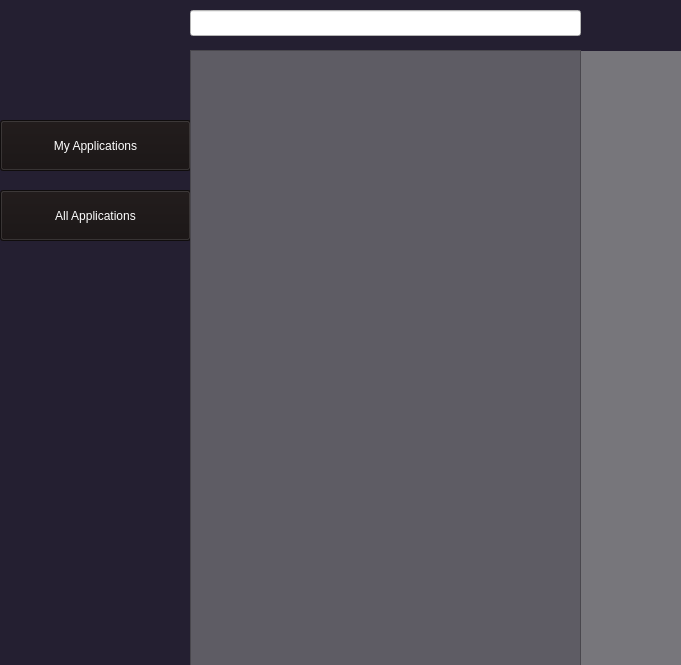
<?xml version="1.0" encoding="UTF-8"?>
<ui version="4.0">
 <class>window</class>
 <widget class="QWidget" name="window">
  <property name="geometry">
   <rect>
    <x>0</x>
    <y>0</y>
    <width>681</width>
    <height>665</height>
   </rect>
  </property>
  <property name="windowTitle">
   <string>window</string>
  </property>
  <property name="styleSheet">
   <string notr="true">background-color: rgb(119, 118, 123);</string>
  </property>
  <widget class="QWidget" name="TopBar" native="true">
   <property name="geometry">
    <rect>
     <x>0</x>
     <y>0</y>
     <width>681</width>
     <height>51</height>
    </rect>
   </property>
   <property name="styleSheet">
    <string notr="true">background-color: rgb(36, 31, 49);</string>
   </property>
   <widget class="QLineEdit" name="search">
    <property name="geometry">
     <rect>
      <x>190</x>
      <y>10</y>
      <width>391</width>
      <height>26</height>
     </rect>
    </property>
    <property name="styleSheet">
     <string notr="true">background-color: rgb(255, 255, 255);
color: rgb(0, 0, 0);</string>
    </property>
   </widget>
  </widget>
  <widget class="QWidget" name="SideBar" native="true">
   <property name="geometry">
    <rect>
     <x>0</x>
     <y>50</y>
     <width>191</width>
     <height>621</height>
    </rect>
   </property>
   <property name="styleSheet">
    <string notr="true">background-color: rgb(36, 31, 49);</string>
   </property>
   <widget class="QPushButton" name="MyAppsButton">
    <property name="enabled">
     <bool>true</bool>
    </property>
    <property name="geometry">
     <rect>
      <x>0</x>
      <y>70</y>
      <width>191</width>
      <height>51</height>
     </rect>
    </property>
    <property name="palette">
     <palette>
      <active>
       <colorrole role="WindowText">
        <brush brushstyle="SolidPattern">
         <color alpha="255">
          <red>255</red>
          <green>255</green>
          <blue>255</blue>
         </color>
        </brush>
       </colorrole>
       <colorrole role="Button">
        <brush brushstyle="SolidPattern">
         <color alpha="255">
          <red>23</red>
          <green>18</green>
          <blue>18</blue>
         </color>
        </brush>
       </colorrole>
       <colorrole role="Text">
        <brush brushstyle="SolidPattern">
         <color alpha="255">
          <red>255</red>
          <green>255</green>
          <blue>255</blue>
         </color>
        </brush>
       </colorrole>
       <colorrole role="ButtonText">
        <brush brushstyle="SolidPattern">
         <color alpha="255">
          <red>255</red>
          <green>255</green>
          <blue>255</blue>
         </color>
        </brush>
       </colorrole>
       <colorrole role="Base">
        <brush brushstyle="SolidPattern">
         <color alpha="255">
          <red>23</red>
          <green>18</green>
          <blue>18</blue>
         </color>
        </brush>
       </colorrole>
       <colorrole role="Window">
        <brush brushstyle="SolidPattern">
         <color alpha="255">
          <red>23</red>
          <green>18</green>
          <blue>18</blue>
         </color>
        </brush>
       </colorrole>
       <colorrole role="PlaceholderText">
        <brush brushstyle="SolidPattern">
         <color alpha="255">
          <red>255</red>
          <green>255</green>
          <blue>255</blue>
         </color>
        </brush>
       </colorrole>
      </active>
      <inactive>
       <colorrole role="WindowText">
        <brush brushstyle="SolidPattern">
         <color alpha="255">
          <red>255</red>
          <green>255</green>
          <blue>255</blue>
         </color>
        </brush>
       </colorrole>
       <colorrole role="Button">
        <brush brushstyle="SolidPattern">
         <color alpha="255">
          <red>23</red>
          <green>18</green>
          <blue>18</blue>
         </color>
        </brush>
       </colorrole>
       <colorrole role="Text">
        <brush brushstyle="SolidPattern">
         <color alpha="255">
          <red>255</red>
          <green>255</green>
          <blue>255</blue>
         </color>
        </brush>
       </colorrole>
       <colorrole role="ButtonText">
        <brush brushstyle="SolidPattern">
         <color alpha="255">
          <red>255</red>
          <green>255</green>
          <blue>255</blue>
         </color>
        </brush>
       </colorrole>
       <colorrole role="Base">
        <brush brushstyle="SolidPattern">
         <color alpha="255">
          <red>23</red>
          <green>18</green>
          <blue>18</blue>
         </color>
        </brush>
       </colorrole>
       <colorrole role="Window">
        <brush brushstyle="SolidPattern">
         <color alpha="255">
          <red>23</red>
          <green>18</green>
          <blue>18</blue>
         </color>
        </brush>
       </colorrole>
       <colorrole role="PlaceholderText">
        <brush brushstyle="SolidPattern">
         <color alpha="255">
          <red>255</red>
          <green>255</green>
          <blue>255</blue>
         </color>
        </brush>
       </colorrole>
      </inactive>
      <disabled>
       <colorrole role="WindowText">
        <brush brushstyle="SolidPattern">
         <color alpha="255">
          <red>255</red>
          <green>255</green>
          <blue>255</blue>
         </color>
        </brush>
       </colorrole>
       <colorrole role="Button">
        <brush brushstyle="SolidPattern">
         <color alpha="255">
          <red>23</red>
          <green>18</green>
          <blue>18</blue>
         </color>
        </brush>
       </colorrole>
       <colorrole role="Text">
        <brush brushstyle="SolidPattern">
         <color alpha="255">
          <red>255</red>
          <green>255</green>
          <blue>255</blue>
         </color>
        </brush>
       </colorrole>
       <colorrole role="ButtonText">
        <brush brushstyle="SolidPattern">
         <color alpha="255">
          <red>255</red>
          <green>255</green>
          <blue>255</blue>
         </color>
        </brush>
       </colorrole>
       <colorrole role="Base">
        <brush brushstyle="SolidPattern">
         <color alpha="255">
          <red>23</red>
          <green>18</green>
          <blue>18</blue>
         </color>
        </brush>
       </colorrole>
       <colorrole role="Window">
        <brush brushstyle="SolidPattern">
         <color alpha="255">
          <red>23</red>
          <green>18</green>
          <blue>18</blue>
         </color>
        </brush>
       </colorrole>
       <colorrole role="PlaceholderText">
        <brush brushstyle="SolidPattern">
         <color alpha="255">
          <red>255</red>
          <green>255</green>
          <blue>255</blue>
         </color>
        </brush>
       </colorrole>
      </disabled>
     </palette>
    </property>
    <property name="styleSheet">
     <string notr="true">color: rgb(255, 255, 255);
font: 700 11pt &quot;DejaVu Sans&quot;;
background-color: rgb(23, 18, 18);
border-color: rgb(23, 18, 18);</string>
    </property>
    <property name="text">
     <string>My Applications</string>
    </property>
   </widget>
   <widget class="QPushButton" name="AllApps">
    <property name="enabled">
     <bool>true</bool>
    </property>
    <property name="geometry">
     <rect>
      <x>0</x>
      <y>140</y>
      <width>191</width>
      <height>51</height>
     </rect>
    </property>
    <property name="palette">
     <palette>
      <active>
       <colorrole role="WindowText">
        <brush brushstyle="SolidPattern">
         <color alpha="255">
          <red>255</red>
          <green>255</green>
          <blue>255</blue>
         </color>
        </brush>
       </colorrole>
       <colorrole role="Button">
        <brush brushstyle="SolidPattern">
         <color alpha="255">
          <red>23</red>
          <green>18</green>
          <blue>18</blue>
         </color>
        </brush>
       </colorrole>
       <colorrole role="Text">
        <brush brushstyle="SolidPattern">
         <color alpha="255">
          <red>255</red>
          <green>255</green>
          <blue>255</blue>
         </color>
        </brush>
       </colorrole>
       <colorrole role="ButtonText">
        <brush brushstyle="SolidPattern">
         <color alpha="255">
          <red>255</red>
          <green>255</green>
          <blue>255</blue>
         </color>
        </brush>
       </colorrole>
       <colorrole role="Base">
        <brush brushstyle="SolidPattern">
         <color alpha="255">
          <red>23</red>
          <green>18</green>
          <blue>18</blue>
         </color>
        </brush>
       </colorrole>
       <colorrole role="Window">
        <brush brushstyle="SolidPattern">
         <color alpha="255">
          <red>23</red>
          <green>18</green>
          <blue>18</blue>
         </color>
        </brush>
       </colorrole>
       <colorrole role="PlaceholderText">
        <brush brushstyle="SolidPattern">
         <color alpha="255">
          <red>255</red>
          <green>255</green>
          <blue>255</blue>
         </color>
        </brush>
       </colorrole>
      </active>
      <inactive>
       <colorrole role="WindowText">
        <brush brushstyle="SolidPattern">
         <color alpha="255">
          <red>255</red>
          <green>255</green>
          <blue>255</blue>
         </color>
        </brush>
       </colorrole>
       <colorrole role="Button">
        <brush brushstyle="SolidPattern">
         <color alpha="255">
          <red>23</red>
          <green>18</green>
          <blue>18</blue>
         </color>
        </brush>
       </colorrole>
       <colorrole role="Text">
        <brush brushstyle="SolidPattern">
         <color alpha="255">
          <red>255</red>
          <green>255</green>
          <blue>255</blue>
         </color>
        </brush>
       </colorrole>
       <colorrole role="ButtonText">
        <brush brushstyle="SolidPattern">
         <color alpha="255">
          <red>255</red>
          <green>255</green>
          <blue>255</blue>
         </color>
        </brush>
       </colorrole>
       <colorrole role="Base">
        <brush brushstyle="SolidPattern">
         <color alpha="255">
          <red>23</red>
          <green>18</green>
          <blue>18</blue>
         </color>
        </brush>
       </colorrole>
       <colorrole role="Window">
        <brush brushstyle="SolidPattern">
         <color alpha="255">
          <red>23</red>
          <green>18</green>
          <blue>18</blue>
         </color>
        </brush>
       </colorrole>
       <colorrole role="PlaceholderText">
        <brush brushstyle="SolidPattern">
         <color alpha="255">
          <red>255</red>
          <green>255</green>
          <blue>255</blue>
         </color>
        </brush>
       </colorrole>
      </inactive>
      <disabled>
       <colorrole role="WindowText">
        <brush brushstyle="SolidPattern">
         <color alpha="255">
          <red>255</red>
          <green>255</green>
          <blue>255</blue>
         </color>
        </brush>
       </colorrole>
       <colorrole role="Button">
        <brush brushstyle="SolidPattern">
         <color alpha="255">
          <red>23</red>
          <green>18</green>
          <blue>18</blue>
         </color>
        </brush>
       </colorrole>
       <colorrole role="Text">
        <brush brushstyle="SolidPattern">
         <color alpha="255">
          <red>255</red>
          <green>255</green>
          <blue>255</blue>
         </color>
        </brush>
       </colorrole>
       <colorrole role="ButtonText">
        <brush brushstyle="SolidPattern">
         <color alpha="255">
          <red>255</red>
          <green>255</green>
          <blue>255</blue>
         </color>
        </brush>
       </colorrole>
       <colorrole role="Base">
        <brush brushstyle="SolidPattern">
         <color alpha="255">
          <red>23</red>
          <green>18</green>
          <blue>18</blue>
         </color>
        </brush>
       </colorrole>
       <colorrole role="Window">
        <brush brushstyle="SolidPattern">
         <color alpha="255">
          <red>23</red>
          <green>18</green>
          <blue>18</blue>
         </color>
        </brush>
       </colorrole>
       <colorrole role="PlaceholderText">
        <brush brushstyle="SolidPattern">
         <color alpha="255">
          <red>255</red>
          <green>255</green>
          <blue>255</blue>
         </color>
        </brush>
       </colorrole>
      </disabled>
     </palette>
    </property>
    <property name="styleSheet">
     <string notr="true">color: rgb(255, 255, 255);
font: 700 11pt &quot;DejaVu Sans&quot;;
background-color: rgb(23, 18, 18);
border-color: rgb(23, 18, 18);</string>
    </property>
    <property name="text">
     <string>All Applications</string>
    </property>
   </widget>
  </widget>
  <widget class="QScrollArea" name="ApplicationScroller">
   <property name="geometry">
    <rect>
     <x>190</x>
     <y>50</y>
     <width>391</width>
     <height>621</height>
    </rect>
   </property>
   <property name="styleSheet">
    <string notr="true">background-color: rgb(94, 92, 100);</string>
   </property>
   <property name="widgetResizable">
    <bool>true</bool>
   </property>
   <widget class="QWidget" name="scrollContents">
    <property name="geometry">
     <rect>
      <x>0</x>
      <y>0</y>
      <width>389</width>
      <height>619</height>
     </rect>
    </property>
   </widget>
  </widget>
 </widget>
 <resources/>
 <connections/>
</ui>
